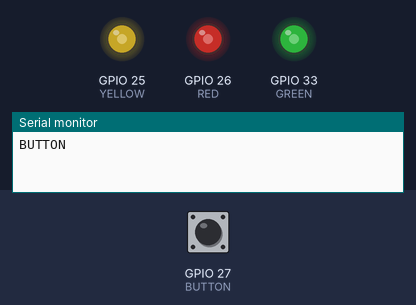
Bench run of a program on a simulated ESP32. Shown: output pins drawn as LEDs (lit = HIGH), the last lines printed to the serial monitor. Inputs (shaded band) come from the test bench; at power-on: GPIO 27 (BUTTON) HIGH.

Above: at 1.2 s.
1.3 s: GPIO 27 (BUTTON) pulled LOW for 0.15 s
At 3.4 s:
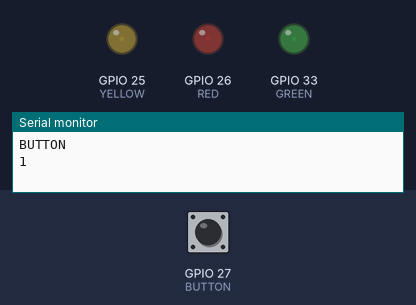
Timing chart, 0 to 10.3 s (numbered marks = the images above; inputs shaded):
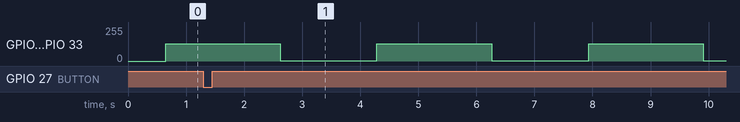

Measured:
- by itself, GPIO 25 (YELLOW), GPIO 26 (RED), GPIO 33 (GREEN): alternates 128/255 for 2.0 s and 1/255 for 1.7 s

The program:

main.cpp
```cpp
#include <Arduino.h>
#include <Bounce2.h>
#define BUTTON 27
#define LDR 32
#define GREEN 33
#define YELLOW 25
#define RED 26
TaskHandle_t TaskA = NULL;
TaskHandle_t TaskB = NULL;
int cnt = 0;
Bounce debouncer = Bounce();

void PWM_LED(void *param)
{
  while (1)
  {
    for (int i = 0; i < 255; i++)
    {
      ledcWrite(0, i);
      vTaskDelay(5 / portTICK_PERIOD_MS);
    }
    for (int i = 255; i > 0; i--)
    {
      ledcWrite(0, i);
      vTaskDelay(5 / portTICK_PERIOD_MS);
    }
    vTaskDelay(1000 / portTICK_PERIOD_MS);
  }
}

void Count(void *param)
{
  while (1)
  {
    debouncer.update();
    if (debouncer.fell())
    {
      cnt++;
      Serial.println(cnt);
    }
  }
}

void setup()
{
  ledcSetup(0, 5000, 8);
  ledcAttachPin(GREEN, 0);
  ledcAttachPin(YELLOW, 0);
  ledcAttachPin(RED, 0);
  Serial.begin(115200);
  Serial.println("BUTTON");
  debouncer.attach(BUTTON, INPUT_PULLUP);
  debouncer.interval(25);

  xTaskCreatePinnedToCore(PWM_LED, "PWD_LED", 1000, NULL, 1, &TaskA, 0);
  xTaskCreatePinnedToCore(Count, "count", 1000, NULL, 1, &TaskB, 1);
}


void loop()
{
  // put your main code here, to run repeatedly:
}
```
